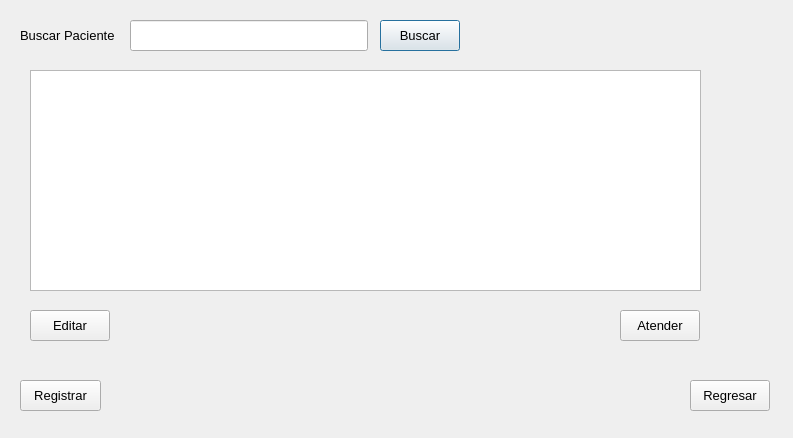
<?xml version="1.0" encoding="UTF-8"?>
<ui version="4.0">
 <class>gestionarPaciente</class>
 <widget class="QDialog" name="gestionarPaciente">
  <property name="geometry">
   <rect>
    <x>0</x>
    <y>0</y>
    <width>793</width>
    <height>438</height>
   </rect>
  </property>
  <property name="windowTitle">
   <string>Gestionar Pacientes Registrados</string>
  </property>
  <widget class="QTableView" name="listaPacientesTview">
   <property name="geometry">
    <rect>
     <x>30</x>
     <y>70</y>
     <width>671</width>
     <height>221</height>
    </rect>
   </property>
  </widget>
  <widget class="QPushButton" name="buscarPacienteCmd">
   <property name="geometry">
    <rect>
     <x>380</x>
     <y>20</y>
     <width>80</width>
     <height>31</height>
    </rect>
   </property>
   <property name="font">
    <font>
     <pointsize>10</pointsize>
    </font>
   </property>
   <property name="text">
    <string>Buscar</string>
   </property>
  </widget>
  <widget class="QPushButton" name="atenderCmd">
   <property name="geometry">
    <rect>
     <x>620</x>
     <y>310</y>
     <width>80</width>
     <height>31</height>
    </rect>
   </property>
   <property name="font">
    <font>
     <pointsize>10</pointsize>
    </font>
   </property>
   <property name="text">
    <string>Atender</string>
   </property>
  </widget>
  <widget class="QPushButton" name="registrarPacienteCmd">
   <property name="geometry">
    <rect>
     <x>20</x>
     <y>380</y>
     <width>81</width>
     <height>31</height>
    </rect>
   </property>
   <property name="font">
    <font>
     <pointsize>10</pointsize>
    </font>
   </property>
   <property name="text">
    <string>Registrar</string>
   </property>
  </widget>
  <widget class="QPushButton" name="regresarCmd">
   <property name="geometry">
    <rect>
     <x>690</x>
     <y>380</y>
     <width>80</width>
     <height>31</height>
    </rect>
   </property>
   <property name="font">
    <font>
     <pointsize>10</pointsize>
    </font>
   </property>
   <property name="text">
    <string>Regresar</string>
   </property>
  </widget>
  <widget class="QPushButton" name="editarCmd">
   <property name="geometry">
    <rect>
     <x>30</x>
     <y>310</y>
     <width>80</width>
     <height>31</height>
    </rect>
   </property>
   <property name="font">
    <font>
     <pointsize>10</pointsize>
    </font>
   </property>
   <property name="text">
    <string>Editar</string>
   </property>
  </widget>
  <widget class="QLineEdit" name="buscarPacienteTxt">
   <property name="geometry">
    <rect>
     <x>130</x>
     <y>20</y>
     <width>238</width>
     <height>31</height>
    </rect>
   </property>
  </widget>
  <widget class="QLabel" name="label">
   <property name="geometry">
    <rect>
     <x>20</x>
     <y>20</y>
     <width>95</width>
     <height>31</height>
    </rect>
   </property>
   <property name="font">
    <font>
     <pointsize>10</pointsize>
    </font>
   </property>
   <property name="text">
    <string>Buscar Paciente:</string>
   </property>
  </widget>
 </widget>
 <resources/>
 <connections/>
</ui>
